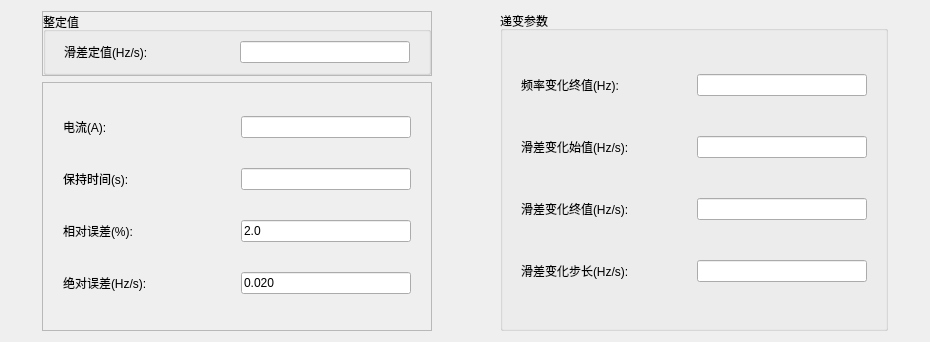
<?xml version="1.0" encoding="UTF-8"?>
<ui version="4.0">
 <class>QLowFreqDfdtItemParaEditWidget</class>
 <widget class="QWidget" name="QLowFreqDfdtItemParaEditWidget">
  <property name="geometry">
   <rect>
    <x>0</x>
    <y>0</y>
    <width>930</width>
    <height>342</height>
   </rect>
  </property>
  <property name="sizePolicy">
   <sizepolicy hsizetype="Preferred" vsizetype="Maximum">
    <horstretch>0</horstretch>
    <verstretch>0</verstretch>
   </sizepolicy>
  </property>
  <property name="minimumSize">
   <size>
    <width>0</width>
    <height>0</height>
   </size>
  </property>
  <property name="windowTitle">
   <string>Form</string>
  </property>
  <layout class="QHBoxLayout" name="horizontalLayout" stretch="1,4,2,4,1">
   <item>
    <spacer name="horizontalSpacer_2">
     <property name="orientation">
      <enum>Qt::Horizontal</enum>
     </property>
     <property name="sizeHint" stdset="0">
      <size>
       <width>40</width>
       <height>20</height>
      </size>
     </property>
    </spacer>
   </item>
   <item>
    <layout class="QVBoxLayout" name="verticalLayout_3" stretch="1,4">
     <item>
      <widget class="QFrame" name="frame_2">
       <property name="frameShape">
        <enum>QFrame::StyledPanel</enum>
       </property>
       <property name="frameShadow">
        <enum>QFrame::Raised</enum>
       </property>
       <layout class="QVBoxLayout" name="verticalLayout_2">
        <property name="spacing">
         <number>0</number>
        </property>
        <property name="leftMargin">
         <number>0</number>
        </property>
        <property name="topMargin">
         <number>0</number>
        </property>
        <property name="rightMargin">
         <number>0</number>
        </property>
        <property name="bottomMargin">
         <number>0</number>
        </property>
        <item>
         <widget class="QGroupBox" name="groupBox">
          <property name="sizePolicy">
           <sizepolicy hsizetype="Preferred" vsizetype="Minimum">
            <horstretch>0</horstretch>
            <verstretch>0</verstretch>
           </sizepolicy>
          </property>
          <property name="maximumSize">
           <size>
            <width>16777215</width>
            <height>16777215</height>
           </size>
          </property>
          <property name="title">
           <string>整定值</string>
          </property>
          <layout class="QGridLayout" name="gridLayout_9">
           <item row="0" column="0">
            <layout class="QHBoxLayout" name="horizontalLayout_26">
             <property name="leftMargin">
              <number>9</number>
             </property>
             <property name="rightMargin">
              <number>9</number>
             </property>
             <item>
              <widget class="QLabel" name="m_labdfdtSetting">
               <property name="sizePolicy">
                <sizepolicy hsizetype="Fixed" vsizetype="Fixed">
                 <horstretch>0</horstretch>
                 <verstretch>0</verstretch>
                </sizepolicy>
               </property>
               <property name="minimumSize">
                <size>
                 <width>170</width>
                 <height>0</height>
                </size>
               </property>
               <property name="maximumSize">
                <size>
                 <width>170</width>
                 <height>16777215</height>
                </size>
               </property>
               <property name="text">
                <string>滑差定值(Hz/s):</string>
               </property>
               <property name="alignment">
                <set>Qt::AlignLeading|Qt::AlignLeft|Qt::AlignVCenter</set>
               </property>
              </widget>
             </item>
             <item>
              <widget class="QSettingLineEdit" name="m_txtSlipTrip_dfdtSetting">
               <property name="sizePolicy">
                <sizepolicy hsizetype="Fixed" vsizetype="Fixed">
                 <horstretch>0</horstretch>
                 <verstretch>0</verstretch>
                </sizepolicy>
               </property>
               <property name="minimumSize">
                <size>
                 <width>170</width>
                 <height>0</height>
                </size>
               </property>
               <property name="maximumSize">
                <size>
                 <width>16777215</width>
                 <height>16777215</height>
                </size>
               </property>
              </widget>
             </item>
            </layout>
           </item>
          </layout>
         </widget>
        </item>
       </layout>
      </widget>
     </item>
     <item>
      <widget class="QFrame" name="frame">
       <property name="frameShape">
        <enum>QFrame::StyledPanel</enum>
       </property>
       <property name="frameShadow">
        <enum>QFrame::Raised</enum>
       </property>
       <layout class="QVBoxLayout" name="verticalLayout">
        <item>
         <layout class="QHBoxLayout" name="horizontalLayout_30">
          <property name="leftMargin">
           <number>9</number>
          </property>
          <property name="rightMargin">
           <number>9</number>
          </property>
          <item>
           <widget class="QLabel" name="m_labCur">
            <property name="sizePolicy">
             <sizepolicy hsizetype="Fixed" vsizetype="Fixed">
              <horstretch>0</horstretch>
              <verstretch>0</verstretch>
             </sizepolicy>
            </property>
            <property name="minimumSize">
             <size>
              <width>170</width>
              <height>0</height>
             </size>
            </property>
            <property name="maximumSize">
             <size>
              <width>170</width>
              <height>16777215</height>
             </size>
            </property>
            <property name="text">
             <string>电流(A):</string>
            </property>
            <property name="alignment">
             <set>Qt::AlignLeading|Qt::AlignLeft|Qt::AlignVCenter</set>
            </property>
           </widget>
          </item>
          <item>
           <widget class="QLineEdit" name="m_txtSlipTrip_Cur">
            <property name="sizePolicy">
             <sizepolicy hsizetype="Fixed" vsizetype="Fixed">
              <horstretch>0</horstretch>
              <verstretch>0</verstretch>
             </sizepolicy>
            </property>
            <property name="minimumSize">
             <size>
              <width>170</width>
              <height>0</height>
             </size>
            </property>
            <property name="maximumSize">
             <size>
              <width>16777215</width>
              <height>16777215</height>
             </size>
            </property>
           </widget>
          </item>
         </layout>
        </item>
        <item>
         <layout class="QHBoxLayout" name="horizontalLayout_27">
          <property name="leftMargin">
           <number>9</number>
          </property>
          <property name="rightMargin">
           <number>9</number>
          </property>
          <item>
           <widget class="QLabel" name="m_labHoldTime">
            <property name="sizePolicy">
             <sizepolicy hsizetype="Fixed" vsizetype="Fixed">
              <horstretch>0</horstretch>
              <verstretch>0</verstretch>
             </sizepolicy>
            </property>
            <property name="minimumSize">
             <size>
              <width>170</width>
              <height>0</height>
             </size>
            </property>
            <property name="maximumSize">
             <size>
              <width>170</width>
              <height>16777215</height>
             </size>
            </property>
            <property name="text">
             <string>保持时间(s):</string>
            </property>
            <property name="alignment">
             <set>Qt::AlignLeading|Qt::AlignLeft|Qt::AlignVCenter</set>
            </property>
           </widget>
          </item>
          <item>
           <widget class="QLineEdit" name="m_txtSlipTrip_HoldTime">
            <property name="sizePolicy">
             <sizepolicy hsizetype="Fixed" vsizetype="Fixed">
              <horstretch>0</horstretch>
              <verstretch>0</verstretch>
             </sizepolicy>
            </property>
            <property name="minimumSize">
             <size>
              <width>170</width>
              <height>0</height>
             </size>
            </property>
            <property name="maximumSize">
             <size>
              <width>16777215</width>
              <height>16777215</height>
             </size>
            </property>
           </widget>
          </item>
         </layout>
        </item>
        <item>
         <layout class="QHBoxLayout" name="horizontalLayout_28">
          <property name="leftMargin">
           <number>9</number>
          </property>
          <property name="rightMargin">
           <number>9</number>
          </property>
          <item>
           <widget class="QLabel" name="m_labRelErr">
            <property name="sizePolicy">
             <sizepolicy hsizetype="Fixed" vsizetype="Fixed">
              <horstretch>0</horstretch>
              <verstretch>0</verstretch>
             </sizepolicy>
            </property>
            <property name="minimumSize">
             <size>
              <width>170</width>
              <height>0</height>
             </size>
            </property>
            <property name="maximumSize">
             <size>
              <width>170</width>
              <height>16777215</height>
             </size>
            </property>
            <property name="text">
             <string>相对误差(%):</string>
            </property>
            <property name="alignment">
             <set>Qt::AlignLeading|Qt::AlignLeft|Qt::AlignVCenter</set>
            </property>
           </widget>
          </item>
          <item>
           <widget class="QLineEdit" name="m_txtSlipTrip_RelErr">
            <property name="sizePolicy">
             <sizepolicy hsizetype="Fixed" vsizetype="Fixed">
              <horstretch>0</horstretch>
              <verstretch>0</verstretch>
             </sizepolicy>
            </property>
            <property name="minimumSize">
             <size>
              <width>170</width>
              <height>0</height>
             </size>
            </property>
            <property name="maximumSize">
             <size>
              <width>16777215</width>
              <height>16777215</height>
             </size>
            </property>
            <property name="text">
             <string>2.0</string>
            </property>
           </widget>
          </item>
         </layout>
        </item>
        <item>
         <layout class="QHBoxLayout" name="horizontalLayout_29">
          <property name="leftMargin">
           <number>9</number>
          </property>
          <property name="rightMargin">
           <number>9</number>
          </property>
          <item>
           <widget class="QLabel" name="m_labAbsErr">
            <property name="sizePolicy">
             <sizepolicy hsizetype="Fixed" vsizetype="Fixed">
              <horstretch>0</horstretch>
              <verstretch>0</verstretch>
             </sizepolicy>
            </property>
            <property name="minimumSize">
             <size>
              <width>170</width>
              <height>0</height>
             </size>
            </property>
            <property name="maximumSize">
             <size>
              <width>170</width>
              <height>16777215</height>
             </size>
            </property>
            <property name="text">
             <string>绝对误差(Hz/s):</string>
            </property>
            <property name="alignment">
             <set>Qt::AlignLeading|Qt::AlignLeft|Qt::AlignVCenter</set>
            </property>
           </widget>
          </item>
          <item>
           <widget class="QLineEdit" name="m_txtSlipTrip_AbsErr">
            <property name="sizePolicy">
             <sizepolicy hsizetype="Fixed" vsizetype="Fixed">
              <horstretch>0</horstretch>
              <verstretch>0</verstretch>
             </sizepolicy>
            </property>
            <property name="minimumSize">
             <size>
              <width>170</width>
              <height>0</height>
             </size>
            </property>
            <property name="maximumSize">
             <size>
              <width>16777215</width>
              <height>16777215</height>
             </size>
            </property>
            <property name="text">
             <string>0.020</string>
            </property>
           </widget>
          </item>
         </layout>
        </item>
       </layout>
      </widget>
     </item>
    </layout>
   </item>
   <item>
    <spacer name="horizontalSpacer">
     <property name="orientation">
      <enum>Qt::Horizontal</enum>
     </property>
     <property name="sizeHint" stdset="0">
      <size>
       <width>297</width>
       <height>20</height>
      </size>
     </property>
    </spacer>
   </item>
   <item>
    <widget class="QGroupBox" name="groupBox_2">
     <property name="title">
      <string>递变参数</string>
     </property>
     <layout class="QVBoxLayout" name="verticalLayout_12">
      <item>
       <layout class="QHBoxLayout" name="horizontalLayout_13">
        <property name="leftMargin">
         <number>9</number>
        </property>
        <property name="rightMargin">
         <number>9</number>
        </property>
        <item>
         <widget class="QLabel" name="m_labFreqEnd">
          <property name="sizePolicy">
           <sizepolicy hsizetype="Fixed" vsizetype="Fixed">
            <horstretch>0</horstretch>
            <verstretch>0</verstretch>
           </sizepolicy>
          </property>
          <property name="minimumSize">
           <size>
            <width>170</width>
            <height>0</height>
           </size>
          </property>
          <property name="maximumSize">
           <size>
            <width>170</width>
            <height>16777215</height>
           </size>
          </property>
          <property name="text">
           <string>频率变化终值(Hz):</string>
          </property>
          <property name="alignment">
           <set>Qt::AlignLeading|Qt::AlignLeft|Qt::AlignVCenter</set>
          </property>
         </widget>
        </item>
        <item>
         <widget class="QSettingLineEdit" name="m_txtSlipTrip_FreqEnd">
          <property name="sizePolicy">
           <sizepolicy hsizetype="Fixed" vsizetype="Fixed">
            <horstretch>0</horstretch>
            <verstretch>0</verstretch>
           </sizepolicy>
          </property>
          <property name="minimumSize">
           <size>
            <width>170</width>
            <height>0</height>
           </size>
          </property>
          <property name="maximumSize">
           <size>
            <width>16777215</width>
            <height>16777215</height>
           </size>
          </property>
         </widget>
        </item>
       </layout>
      </item>
      <item>
       <layout class="QHBoxLayout" name="horizontalLayout_14">
        <property name="leftMargin">
         <number>9</number>
        </property>
        <property name="rightMargin">
         <number>9</number>
        </property>
        <item>
         <widget class="QLabel" name="m_labdfdtStart">
          <property name="sizePolicy">
           <sizepolicy hsizetype="Fixed" vsizetype="Fixed">
            <horstretch>0</horstretch>
            <verstretch>0</verstretch>
           </sizepolicy>
          </property>
          <property name="minimumSize">
           <size>
            <width>170</width>
            <height>0</height>
           </size>
          </property>
          <property name="maximumSize">
           <size>
            <width>170</width>
            <height>16777215</height>
           </size>
          </property>
          <property name="text">
           <string>滑差变化始值(Hz/s):</string>
          </property>
          <property name="alignment">
           <set>Qt::AlignLeading|Qt::AlignLeft|Qt::AlignVCenter</set>
          </property>
         </widget>
        </item>
        <item>
         <widget class="QSettingLineEdit" name="m_txtSlipTrip_dfdtStart">
          <property name="sizePolicy">
           <sizepolicy hsizetype="Fixed" vsizetype="Fixed">
            <horstretch>0</horstretch>
            <verstretch>0</verstretch>
           </sizepolicy>
          </property>
          <property name="minimumSize">
           <size>
            <width>170</width>
            <height>0</height>
           </size>
          </property>
          <property name="maximumSize">
           <size>
            <width>16777215</width>
            <height>16777215</height>
           </size>
          </property>
         </widget>
        </item>
       </layout>
      </item>
      <item>
       <layout class="QHBoxLayout" name="horizontalLayout_16">
        <property name="leftMargin">
         <number>9</number>
        </property>
        <property name="rightMargin">
         <number>9</number>
        </property>
        <item>
         <widget class="QLabel" name="m_labdfdtEnd">
          <property name="sizePolicy">
           <sizepolicy hsizetype="Fixed" vsizetype="Fixed">
            <horstretch>0</horstretch>
            <verstretch>0</verstretch>
           </sizepolicy>
          </property>
          <property name="minimumSize">
           <size>
            <width>170</width>
            <height>0</height>
           </size>
          </property>
          <property name="maximumSize">
           <size>
            <width>170</width>
            <height>16777215</height>
           </size>
          </property>
          <property name="text">
           <string>滑差变化终值(Hz/s):</string>
          </property>
          <property name="alignment">
           <set>Qt::AlignLeading|Qt::AlignLeft|Qt::AlignVCenter</set>
          </property>
         </widget>
        </item>
        <item>
         <widget class="QSettingLineEdit" name="m_txtSlipTrip_dfdtEnd">
          <property name="sizePolicy">
           <sizepolicy hsizetype="Fixed" vsizetype="Fixed">
            <horstretch>0</horstretch>
            <verstretch>0</verstretch>
           </sizepolicy>
          </property>
          <property name="minimumSize">
           <size>
            <width>170</width>
            <height>0</height>
           </size>
          </property>
          <property name="maximumSize">
           <size>
            <width>16777215</width>
            <height>16777215</height>
           </size>
          </property>
         </widget>
        </item>
       </layout>
      </item>
      <item>
       <layout class="QHBoxLayout" name="horizontalLayout_24">
        <property name="leftMargin">
         <number>9</number>
        </property>
        <property name="rightMargin">
         <number>9</number>
        </property>
        <item>
         <widget class="QLabel" name="m_labdfdtStep">
          <property name="sizePolicy">
           <sizepolicy hsizetype="Fixed" vsizetype="Fixed">
            <horstretch>0</horstretch>
            <verstretch>0</verstretch>
           </sizepolicy>
          </property>
          <property name="minimumSize">
           <size>
            <width>170</width>
            <height>0</height>
           </size>
          </property>
          <property name="maximumSize">
           <size>
            <width>170</width>
            <height>16777215</height>
           </size>
          </property>
          <property name="text">
           <string>滑差变化步长(Hz/s):</string>
          </property>
          <property name="alignment">
           <set>Qt::AlignLeading|Qt::AlignLeft|Qt::AlignVCenter</set>
          </property>
         </widget>
        </item>
        <item>
         <widget class="QSettingLineEdit" name="m_txtSlipTrip_dfdtStep">
          <property name="sizePolicy">
           <sizepolicy hsizetype="Fixed" vsizetype="Fixed">
            <horstretch>0</horstretch>
            <verstretch>0</verstretch>
           </sizepolicy>
          </property>
          <property name="minimumSize">
           <size>
            <width>170</width>
            <height>0</height>
           </size>
          </property>
          <property name="maximumSize">
           <size>
            <width>16777215</width>
            <height>16777215</height>
           </size>
          </property>
         </widget>
        </item>
       </layout>
      </item>
     </layout>
    </widget>
   </item>
   <item>
    <spacer name="horizontalSpacer_3">
     <property name="orientation">
      <enum>Qt::Horizontal</enum>
     </property>
     <property name="sizeHint" stdset="0">
      <size>
       <width>40</width>
       <height>20</height>
      </size>
     </property>
    </spacer>
   </item>
  </layout>
  <zorder>groupBox_2</zorder>
  <zorder>horizontalSpacer</zorder>
  <zorder>horizontalSpacer_2</zorder>
  <zorder>horizontalSpacer_3</zorder>
 </widget>
 <customwidgets>
  <customwidget>
   <class>QSettingLineEdit</class>
   <extends>QLineEdit</extends>
   <header>../../UI/Controls/SettingCtrls/qsettinglineedit.h</header>
  </customwidget>
 </customwidgets>
 <resources/>
 <connections/>
</ui>
